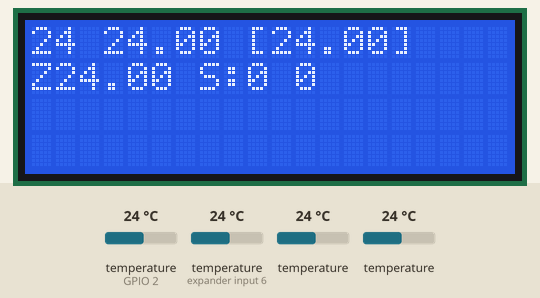
Simulated run of this sketch. Board: ESP8266 (NodeMCU). Parts: 20×4 character LCD. The test bench sets the inputs (shaded band); at power-on: temperature (sensors on expander input 6, GPIO 2) 24 °C, temperature 24 °C. WiFi joins after 1.5 s; servers stay silent unless stated; uploads are accepted with an empty reply; what the sketch prints to the serial monitor is not drawn.

Above: at 3.3 s.
3.4 s: temperature (sensor on expander input 6) set to 12 °C
At 5.1 s:
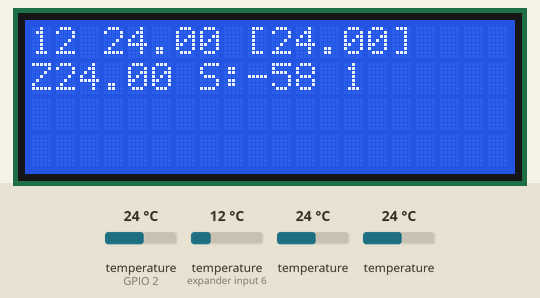
7.8 s: temperature (sensor 202) set to 12 °C
At 9.0 s:
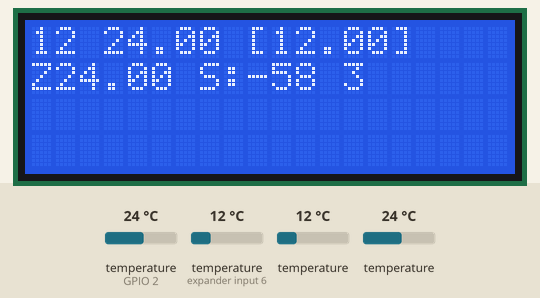
11.5 s: temperature (sensor 302) set to 12 °C
At 13.0 s:
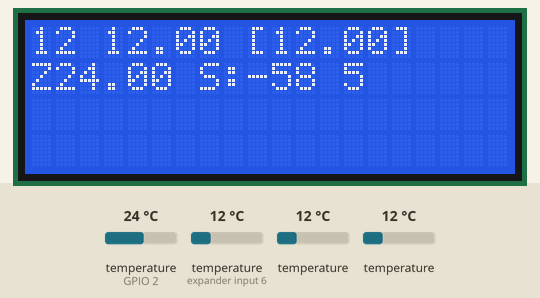
15.1 s: temperature (sensor on GPIO 2) set to 12 °C
At 17.0 s:
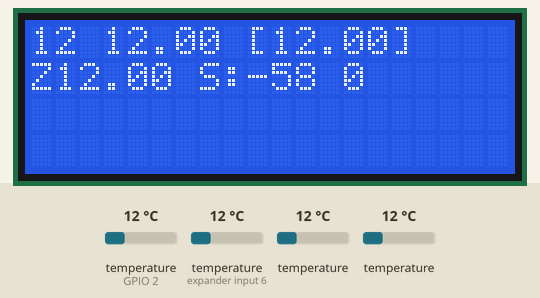
19.0 s: temperature (sensor on expander input 6) set to 19 °C
At 19.8 s:
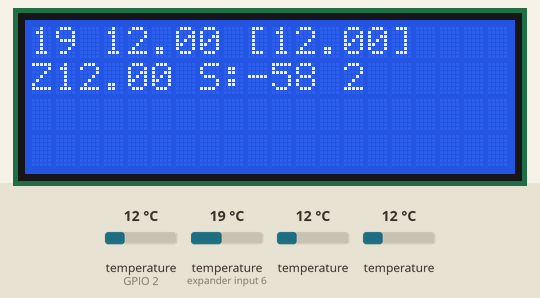
22.7 s: temperature (sensor 202) set to 19 °C
At 23.7 s:
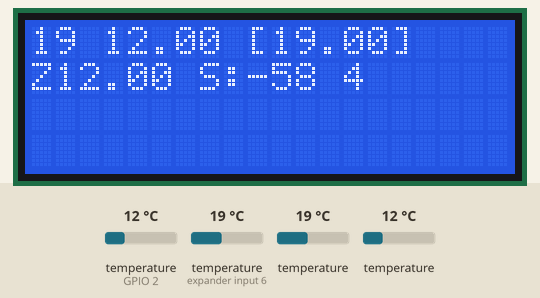
Timing chart, 0 to 25.7 s (numbered marks = the images above; inputs shaded):
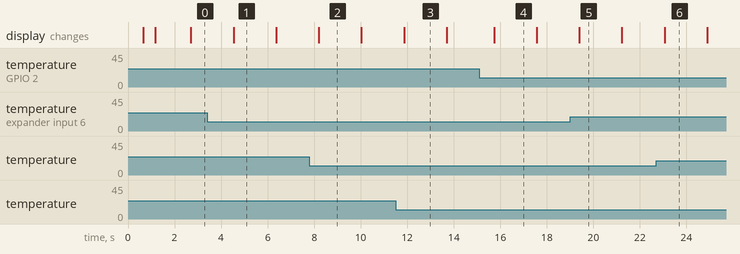

The sketch:

termometryDawid.ino
```cpp
/*-------WIFI-----------*/
#include <ArduinoJson.h>
#include <ESP8266WiFi.h>
#include <ESP8266HTTPClient.h>
const char* ssid="";
const char* password = "";
const String SERVER2 = "http://51.77.158.65:8081";
const String ACCESS_TOKEN = "5fBuGZf98JmzDVzs";
long SENSOR_ID = 1;
int connectFailure = 0;
const int CONNECTION_FAILURE_MAX = 20;
long wifiStrength = 0;
const int REQEST_DELAY=5;
int reqCounter = 0;
int httpResult = -1;
WiFiClient wifiClient;
/*-------//WIFI-----------*/

#include <OneWire.h>
#include <DallasTemperature.h>

/*-----SENSOR TEMPERATURE-------*/
const int temperaturePIN = 2;
OneWire oneWire( temperaturePIN );
DallasTemperature sensors(&oneWire);
 /*
  T1-> GŁOWICA
  T2 -> ZBIORNIK
  T3 -> 10-PÓŁKA
  T4 -> FAJKA
 */
float T1 = 0.0;
float T2 = 0.0;
float T3 = 0.0;
float T4 = 0.0;
/*-----//SENSOR TEMPERATURE-------*/

/*----------DISPLAY------*/
#include <LiquidCrystal_I2C.h>
#include <Wire.h>
LiquidCrystal_I2C lcd(0x27,20,4);
String lcdLabel_1 = "Conn to WIFI...";
String lcdLabel_2 = "";
/*----------//DISPLAY------*/

int state = 1;
bool connectedToWifi = false;

void setup() {
  Serial.begin(9600);
  lcd.init();
  lcd.backlight();

  display("Conn to WIFI...", "00000000000");
  WiFi.begin(ssid,password);
  while( WiFi.status() != WL_CONNECTED && connectFailure<CONNECTION_FAILURE_MAX){
      connectFailure++;
      display("Conn to WIFI...", "FailNo: "+String(connectFailure));
      delay(500);
  }
  if(WiFi.status() == WL_CONNECTED){
     connectedToWifi = true;
  }
}

void loop() {

   switch(state){
    case 1:
      state = 2;
      break;
    case 2:
      sensors.requestTemperatures();

      T1 = sensors.getTempCByIndex(3); // GLOWICA
      T2 = sensors.getTempCByIndex(0); // ZBIORNIK
      T3 = sensors.getTempCByIndex(2); // 10-POLKA
      T4 = sensors.getTempCByIndex(1); // FAJKA

      lcdLabel_1 = ""+ String((int)T4) +" "+ String(T1)+" ["+ String(T3)+"]";
      Serial.println(lcdLabel_1);
      if(WiFi.status() == WL_CONNECTED){
        lcdLabel_2 = "Z"+String(T2) + " S:"+String(wifiStrength)+" "+String(reqCounter);
        if(reqCounter==0){
          httpResult = sendAddTemperatureRequest(T1, T2, T3, T4);
        }else if( reqCounter > REQEST_DELAY){
          reqCounter = -1;
        }
        reqCounter++;

        wifiStrength = WiFi.RSSI();

      }else{
        lcdLabel_2 = "WIFI:FAIL";
      }
      display(lcdLabel_1, lcdLabel_2);
      delay(1000);
      break;
   }
}

void display(String label_1, String label_2){
  lcd.clear();
  lcd.setCursor(0,0);
  lcd.print(label_1);
  lcd.setCursor(0,1);
  lcd.print(label_2);
}

int sendAddTemperatureRequest( float t1, float t2, float t3, float t4 ){
  String json = "";
  StaticJsonDocument<200> reading;
  reading["sensorId"] = SENSOR_ID;
  reading["t1"] = t1;
  reading["t2"] = t2;
  reading["t3"] = t3;
  reading["t4"] = t4;
  serializeJson(reading, json);

  HTTPClient http2;
  String mapping = SERVER2+"/api/sensor/temperature/1";
  http2.begin(wifiClient, mapping);
  http2.addHeader("Content-Type", "application/json");
  int responseCode = http2.POST(json);
  http2.end();

  return responseCode;
}
```

Measured:
- what the display in image 2 shows lasts 1.8 s, from 8.2 s to 10.0 s
